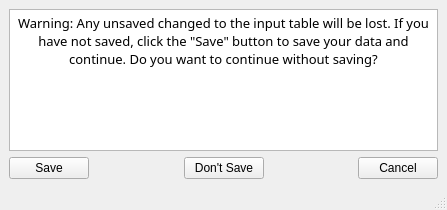
<?xml version="1.0" encoding="UTF-8"?>
<ui version="4.0">
 <class>MainWindow</class>
 <widget class="QMainWindow" name="MainWindow">
  <property name="geometry">
   <rect>
    <x>0</x>
    <y>0</y>
    <width>447</width>
    <height>210</height>
   </rect>
  </property>
  <property name="windowTitle">
   <string>MainWindow</string>
  </property>
  <widget class="QWidget" name="centralwidget">
   <layout class="QGridLayout" name="gridLayout_2">
    <item row="0" column="0">
     <layout class="QGridLayout" name="gridLayout">
      <item row="2" column="1">
       <spacer name="horizontalSpacer">
        <property name="orientation">
         <enum>Qt::Horizontal</enum>
        </property>
        <property name="sizeHint" stdset="0">
         <size>
          <width>40</width>
          <height>20</height>
         </size>
        </property>
       </spacer>
      </item>
      <item row="0" column="0" colspan="5">
       <widget class="QTextBrowser" name="textBrowser">
        <property name="sizePolicy">
         <sizepolicy hsizetype="Expanding" vsizetype="Expanding">
          <horstretch>0</horstretch>
          <verstretch>0</verstretch>
         </sizepolicy>
        </property>
        <property name="maximumSize">
         <size>
          <width>16777215</width>
          <height>16777215</height>
         </size>
        </property>
        <property name="font">
         <font>
          <family>.SF NS Text</family>
          <pointsize>16</pointsize>
          <weight>50</weight>
          <italic>false</italic>
          <bold>false</bold>
         </font>
        </property>
        <property name="styleSheet">
         <string notr="true">font: 16pt &quot;.SF NS Text&quot;;</string>
        </property>
        <property name="html">
         <string>&lt;!DOCTYPE HTML PUBLIC &quot;-//W3C//DTD HTML 4.0//EN&quot; &quot;http://www.w3.org/TR/REC-html40/strict.dtd&quot;&gt;
&lt;html&gt;&lt;head&gt;&lt;meta name=&quot;qrichtext&quot; content=&quot;1&quot; /&gt;&lt;style type=&quot;text/css&quot;&gt;
p, li { white-space: pre-wrap; }
&lt;/style&gt;&lt;/head&gt;&lt;body style=&quot; font-family:'.SF NS Text'; font-size:16pt; font-weight:400; font-style:normal;&quot;&gt;
&lt;p align=&quot;center&quot; style=&quot; margin-top:0px; margin-bottom:0px; margin-left:0px; margin-right:0px; -qt-block-indent:0; text-indent:0px;&quot;&gt;&lt;span style=&quot; font-family:'MS Shell Dlg 2'; font-size:10pt;&quot;&gt;Warning: Any unsaved changed to the input table will be lost. If you have not saved, click the &amp;quot;Save&amp;quot; button to save your data and continue. Do you want to continue without saving?&lt;/span&gt;&lt;/p&gt;&lt;/body&gt;&lt;/html&gt;</string>
        </property>
       </widget>
      </item>
      <item row="2" column="4">
       <widget class="QPushButton" name="pushButtonCancel">
        <property name="sizePolicy">
         <sizepolicy hsizetype="Maximum" vsizetype="Fixed">
          <horstretch>0</horstretch>
          <verstretch>0</verstretch>
         </sizepolicy>
        </property>
        <property name="text">
         <string>Cancel</string>
        </property>
       </widget>
      </item>
      <item row="2" column="2">
       <widget class="QPushButton" name="pushButtonContinue">
        <property name="sizePolicy">
         <sizepolicy hsizetype="Maximum" vsizetype="Fixed">
          <horstretch>0</horstretch>
          <verstretch>0</verstretch>
         </sizepolicy>
        </property>
        <property name="autoFillBackground">
         <bool>false</bool>
        </property>
        <property name="text">
         <string>Don't Save</string>
        </property>
       </widget>
      </item>
      <item row="2" column="0">
       <widget class="QPushButton" name="pushButtonSave">
        <property name="sizePolicy">
         <sizepolicy hsizetype="Maximum" vsizetype="Fixed">
          <horstretch>0</horstretch>
          <verstretch>0</verstretch>
         </sizepolicy>
        </property>
        <property name="autoFillBackground">
         <bool>false</bool>
        </property>
        <property name="text">
         <string>Save</string>
        </property>
       </widget>
      </item>
      <item row="2" column="3">
       <spacer name="horizontalSpacer_2">
        <property name="orientation">
         <enum>Qt::Horizontal</enum>
        </property>
        <property name="sizeHint" stdset="0">
         <size>
          <width>40</width>
          <height>20</height>
         </size>
        </property>
       </spacer>
      </item>
     </layout>
    </item>
   </layout>
  </widget>
  <widget class="QMenuBar" name="menubar">
   <property name="geometry">
    <rect>
     <x>0</x>
     <y>0</y>
     <width>447</width>
     <height>26</height>
    </rect>
   </property>
  </widget>
  <widget class="QStatusBar" name="statusbar"/>
 </widget>
 <resources/>
 <connections/>
</ui>
